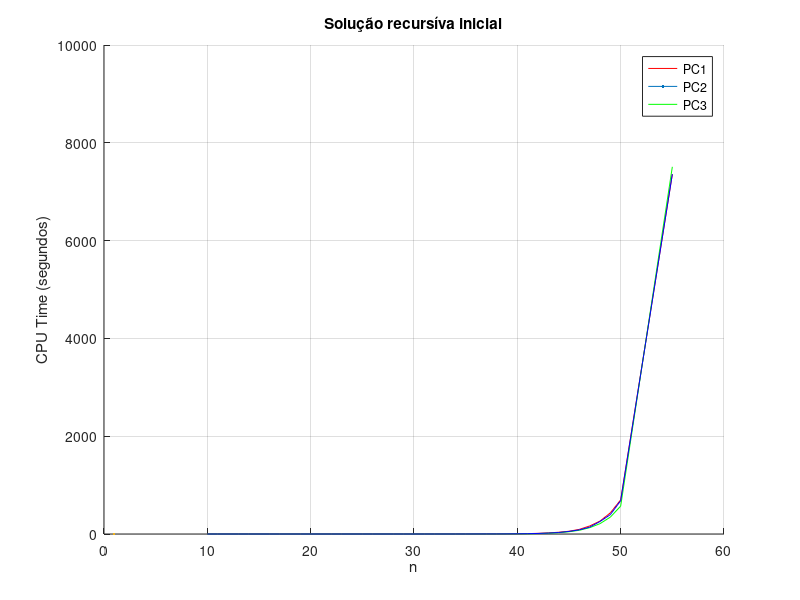

Reproduce this figure in MATLAB.
clear all;
nVector = [10:1:50 55]
PC1 = [4.017e-06
                7.874e-06
                9.067e-06
                1.357e-05
                2.157e-05
                3.475e-05
                5.686e-05
                9.362e-05
                1.564e-04
                2.574e-04
                4.281e-04
                7.580e-04
                1.257e-03
                2.149e-03
                3.484e-03
                5.901e-03
                9.677e-03
                1.679e-02
                2.720e-02
                4.241e-02
                7.476e-02
                1.242e-01
                2.094e-01
                3.499e-01
                4.994e-01
                3.967e-01
                6.514e-01
                1.107e+00
                1.850e+00
                2.777e+00
                4.401e+00
                8.449e+00
                1.327e+01
                2.313e+01
                3.572e+01
                5.652e+01
                9.449e+01
                1.644e+02
                2.640e+02
                4.323e+02
                6.971e+02
                7.358e+03]';
PC2 = [4.600e-06
                8.898e-06
                1.059e-05
                1.612e-05
                2.745e-05
                4.181e-05
                6.837e-05
                1.127e-04
                1.885e-04
                3.099e-04
                5.201e-04
                3.403e-04
                5.569e-04
                9.212e-04
                1.281e-03
                1.724e-03
                2.927e-03
                4.644e-03
                7.727e-03
                1.259e-02
                2.150e-02
                3.635e-02
                6.033e-02
                1.006e-01
                1.697e-01
                2.801e-01
                4.706e-01
                7.762e-01
                1.201e+00
                2.053e+00
                3.356e+00
                5.577e+00
                9.308e+00
                1.569e+01
                2.730e+01
                4.596e+01
                7.587e+01
                1.288e+02
                2.118e+02
                3.450e+02
                5.707e+02
                7.509e+03]';

PC3 = [3.500e-06
                6.054e-06
                6.806e-06
                1.001e-05
                1.547e-05
                2.358e-05
                3.843e-05
                6.640e-05
                1.074e-04
                1.971e-04
                2.818e-04
                4.744e-04
                7.845e-04
                1.310e-03
                2.171e-03
                3.539e-03
                5.960e-03
                9.959e-03
                1.625e-02
                2.542e-02
                4.232e-02
                7.050e-02
                1.159e-01
                1.932e-01
                3.226e-01
                5.358e-01
                8.908e-01
                1.396e+00
                1.426e+00
                2.382e+00
                4.222e+00
                6.864e+00
                1.141e+01
                1.883e+01
                3.093e+01
                5.253e+01
                8.489e+01
                1.410e+02
                2.558e+02
                3.959e+02
                6.811e+02
                7.359e+03]';

figure(1);
hold on;

plot(nVector, PC1, "r", LineWidth=2);
plot(nVector, PC2, "g", LineWidth=2);
plot(nVector, PC3, "b", LineWidth=2);


title("Solução recursíva inicial");
legend("PC1", "PC2", "PC3");
axis([0 60 0 10000]);
xlabel("n");
ylabel("CPU Time (segundos)");
grid on;
hold off;